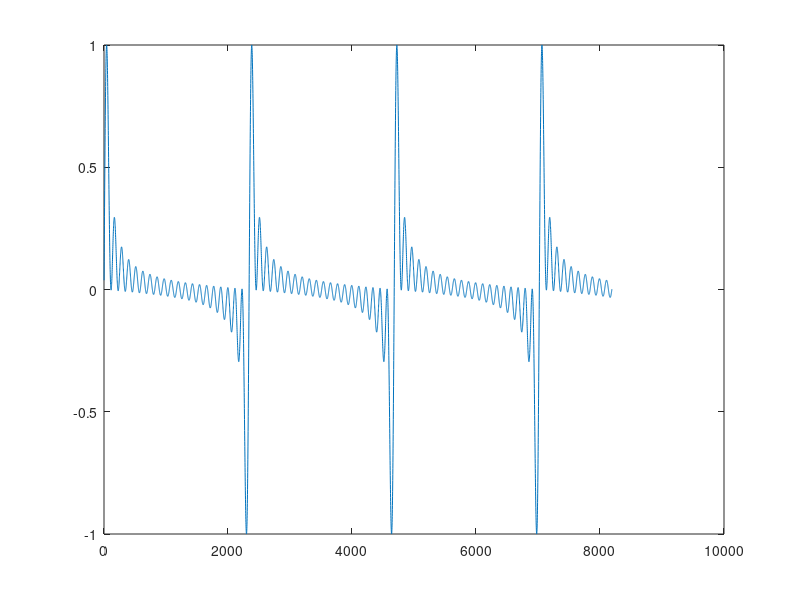
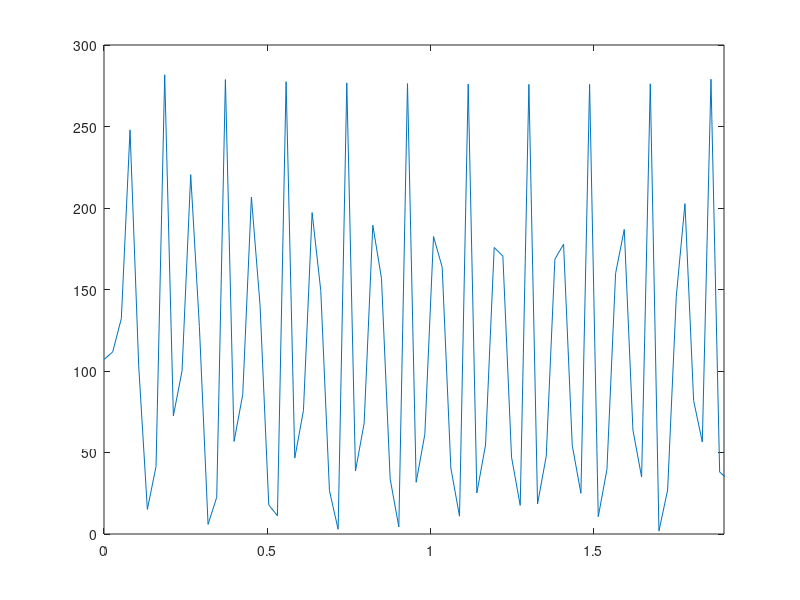
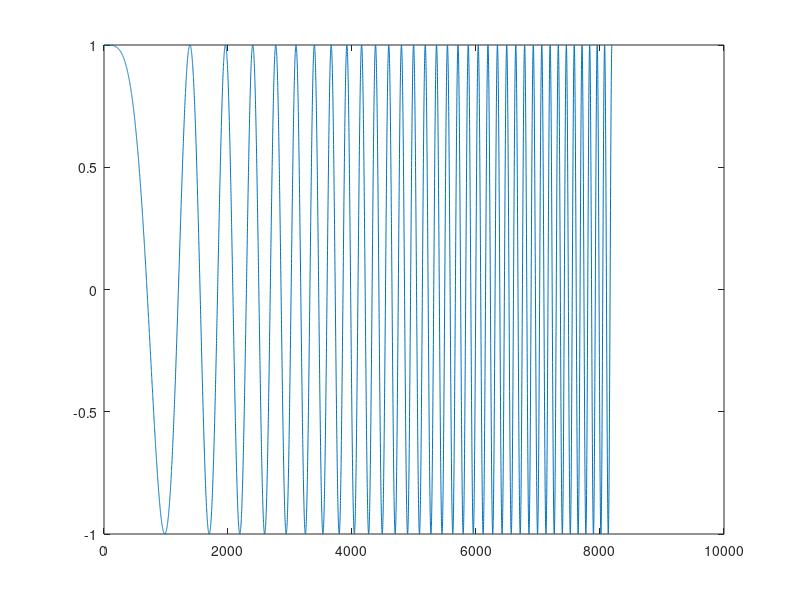
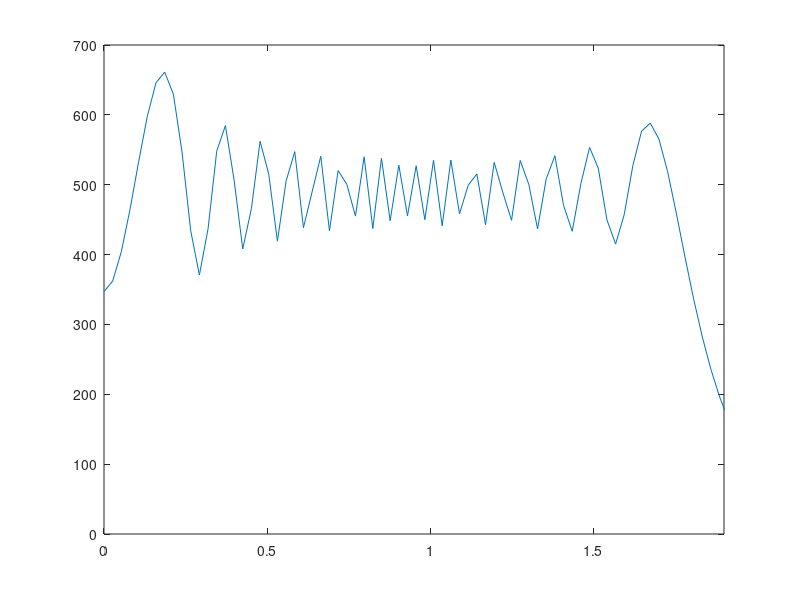

Recreate these plots in MATLAB, in order.
% test chirp A_Z
clear all; close all; clc;

time_total = 2^13;
chirp_signal(1:time_total) = 0;
amplitude = 1;
cs = 1/sqrt(3);
a = 20;
frequencies = linspace(0, 1, time_total);
ka = (2*pi*frequencies*a)/cs;
%n_sin = 1;
ka_max = 1.86;
total_n = 20;
for time = 1:time_total
	for n_sin = 1:total_n
		chirp_signal(time) = chirp_signal(time) + amplitude*sin((n_sin*(ka_max/total_n)*cs*time)/a);
	end
end
chirp_signal = chirp_signal/max(abs(chirp_signal));

figure(1);
plot(chirp_signal);

figure(2);
plot(ka, abs(fft(chirp_signal)));
xlim([0 1.9]);


total_time = time_total;
times = 0 : total_time - 1;
initial_frequency = 0*cs/(2*pi*a);
frequency_max_lattice = ka_max*cs/(2*pi*a);
source_chirp = chirp(times, ... 
initial_frequency, times(end), frequency_max_lattice);

figure(3);
plot(source_chirp);

figure(4);
plot(ka, abs(fft(source_chirp)));
xlim([0 1.9]);